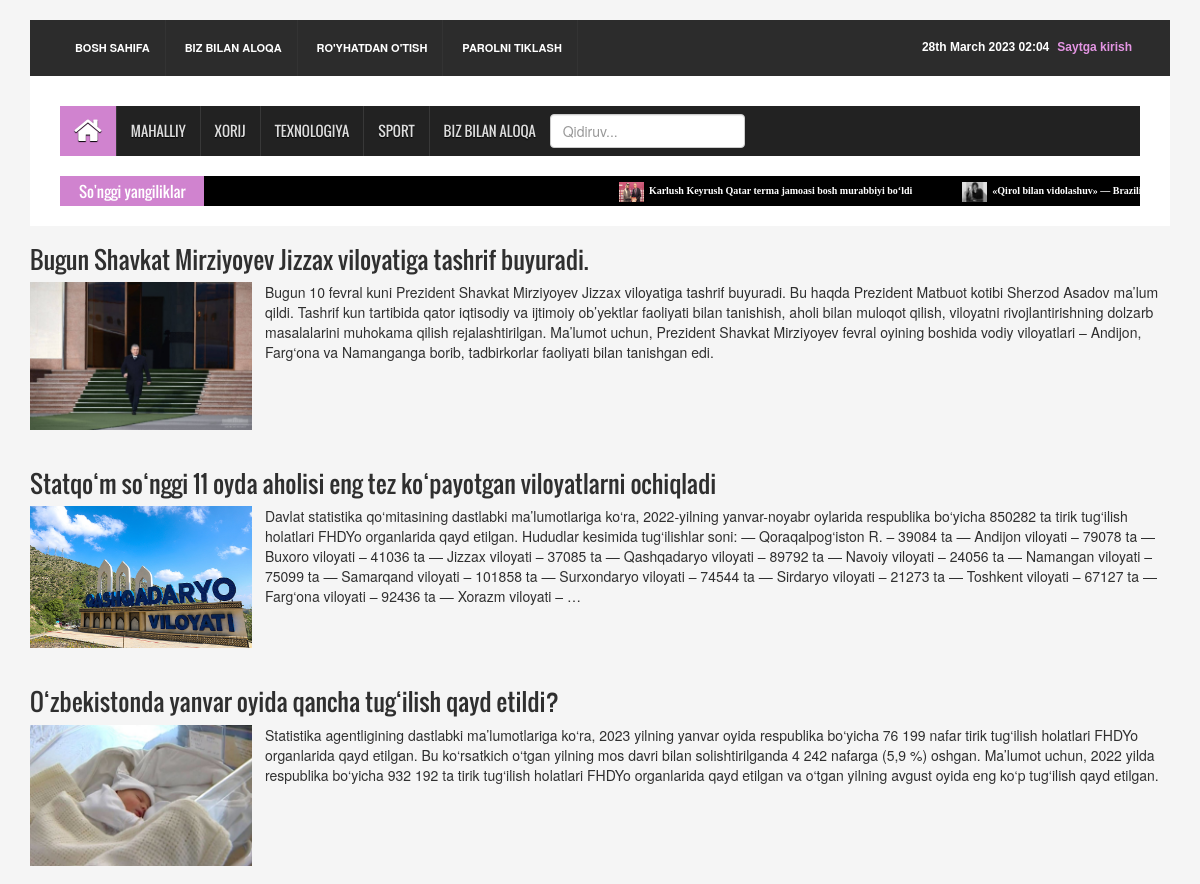
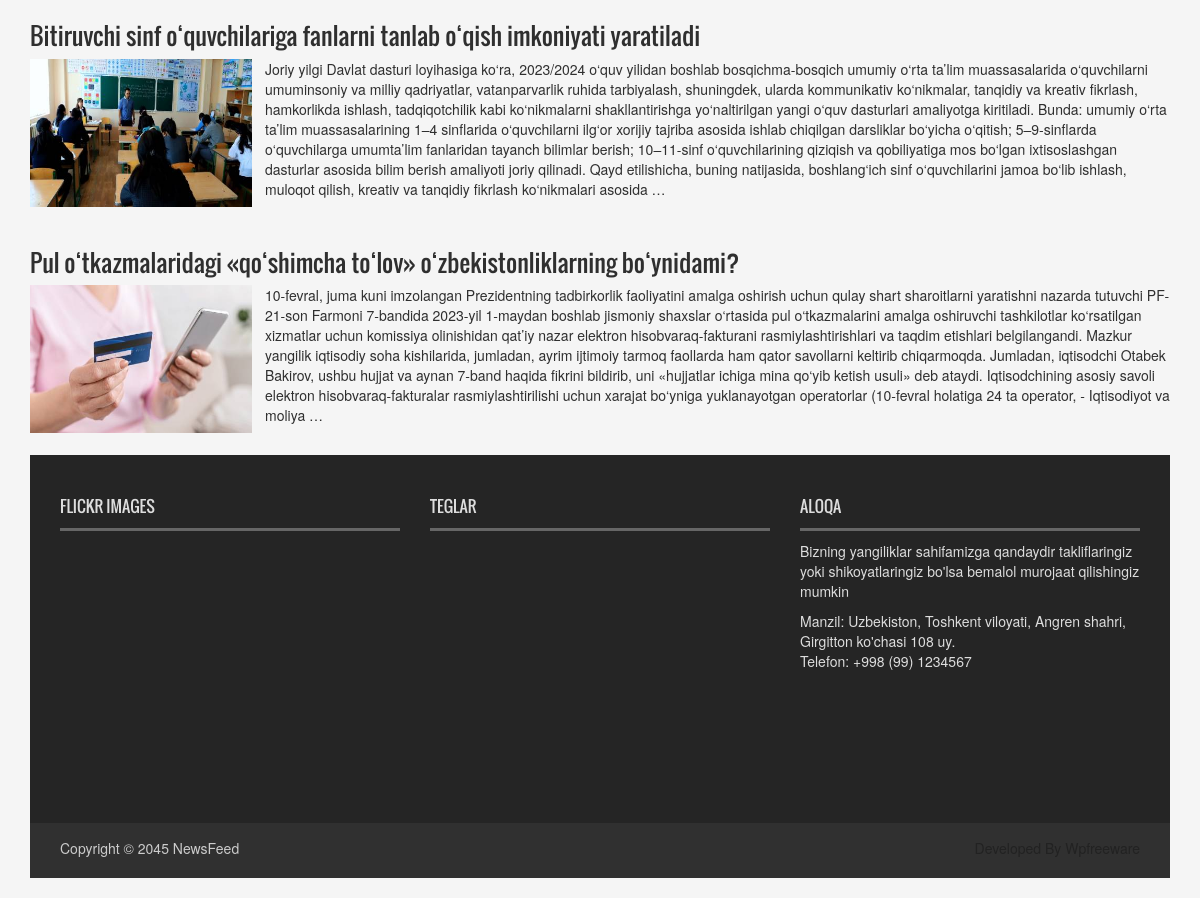
The app's page /local/ with its own data (2 pictures, top to bottom).
### news_app/models.py (models this page shows, shortened)
class News(models.Model):
    class Status(models.TextChoices):
        Draft = 'DF', 'Draft'
        Published = 'PB', 'Published'
    title = models.CharField(max_length=200)
    slug = models.SlugField(max_length=200)
    body = models.TextField()
    image = models.ImageField(upload_to='news/images')
    category = models.ForeignKey(Category, on_delete=models.CASCADE)
    publish_time = models.DateTimeField(default=timezone.now)
    created_time = models.DateTimeField(auto_now_add=True)
    updated_time = models.DateTimeField(auto_now=True)
    status = models.CharField(max_length=2, choices=Status.choices, default=Status.Draft)
    objects = models.Manager()  # default manager
    published = PublishedManager()
    class Meta:
        ordering = ['-publish_time']
    def get_absolute_url(self):
        return reverse('news_detail_page', args=[self.slug])

### news_app/views.py (the view)
# urls.py: path('local/', LocalNewsPageView.as_view(), name='local_news_page'),
class LocalNewsPageView(ListView):
    model = News
    template_name = 'news/local_news.html'
    context_object_name = 'local'
    def get_queryset(self):
        news = self.model.published.all().filter(category__name='Mahalliy')
        return news

### news_app/context_processor.py (called while the page is built)
def latest_news(request):
    latest_news = News.published.all().order_by('-publish_time')[:10]
    context = {
        'latest_news': latest_news
    }
    return context

### news_app/models.py (called while the page is built)
    def get_queryset(self):
        return super().get_queryset().filter(status=News.Status.Published)

### templates/news/local_news.html (shortened to what this page needs)
{% extends 'news/base.html' %}
{% load static %}
{% block content %}
    {% for news in local %}
        <div class="row">
            <a href="{{ news.get_absolute_url }}">
                <div class="col-sm-12">
                    <h3>{{ news.title }}</h3>
                </div>
                <div class="col-sm-6">
                    <img src="{{ news.image.url }}" alt="{{ news.title }}" style="width: 40%">
                </div>
                <div class="col-sm-6">
                    <p style="margin-left: -350px;">{{ news.body | truncatewords:100 }}</p>
                </div>
            </a>
        </div>
        <br>
    {% endfor %}
{% endblock content %}

### templates/news/base.html (shortened to what this page needs)
{% load static %}
<!DOCTYPE html>
<html>
<head>
    <link rel="stylesheet" type="text/css" href="{% static 'css/bootstrap.min.css' %}">
    <link rel="stylesheet" type="text/css" href="{% static 'css/font-awesome.min.css' %}">
    <link rel="stylesheet" type="text/css" href="{% static 'css/animate.css' %}">
    <link rel="stylesheet" type="text/css" href="{% static 'css/font.css' %}">
    <link rel="stylesheet" type="text/css" href="{% static 'css/li-scroller.css' %}">
    <link rel="stylesheet" type="text/css" href="{% static 'css/slick.css' %}">
    <link rel="stylesheet" type="text/css" href="{% static 'css/jquery.fancybox.css' %}">
    <link rel="stylesheet" type="text/css" href="{% static 'css/theme.css' %}">
    <link rel="stylesheet" type="text/css" href="{% static 'css/style.css' %}">
</head>
<body>
    <div class="container">
        <header id="header">
            <div class="row">
                <div class="col-lg-12 col-md-12 col-sm-12">
                    <div class="header_top">
                        <div class="header_top_left">
                            <ul class="top_nav">
                                <li><a href="{% url 'home_page' %}">Bosh sahifa</a></li>
                                <li><a href="{% url 'contact_page' %}">Biz bilan aloqa</a></li>
                                {% if not user.is_authenticated %}
                                <li><a href="{% url 'user_register' %}">Ro'yhatdan o'tish</a></li>
                                    <li><a href="{% url 'password_reset' %}">Parolni tiklash</a></li>
                                {% endif %}
                            </ul>
                        </div>
                        <div class="header_top_right">
                            {% if user.is_authenticated %}
                                <p><a href="{% url 'user_profile' %}" style="color: #fff">Xush kelibsiz, {{ user.username }}</a> |
                                <a href="{% url 'logout' %}" style="color: red;">Chiqib ketish</a></p>
                            {% else %}
                                <p><a href="{% url 'login' %}" style="color: #e495e3">Saytga kirish</a></p>
                                <p>{% now 'jS F Y H:i' %}</p>
                            {% endif %}
                        </div>
                    </div>
                </div>
                <div class="col-lg-12 col-md-12 col-sm-12">
                <div class="header_bottom">
                </div>
            </div>
        </div>
    </header>
    <section id="navArea">
    <nav class="navbar navbar-inverse" role="navigation">
      <div id="navbar" class="navbar-collapse collapse">
        <ul class="nav navbar-nav main_nav">
            <li class="active"><a href="{% url 'home_page' %}"><span class="fa fa-home desktop-home"></span><span class="mobile-show">Home</span></a></li>
            <li><a href="{% url 'local_news_page' %}">Mahalliy</a></li>
            <li><a href="{% url 'global_news_page' %}">Xorij</a></li>
            <li><a href="{% url 'tech_news_page' %}">Texnologiya</a></li>
            <li><a href="{% url 'sport_news_page' %}">Sport</a></li>
            <li><a href="{% url 'contact_page' %}">Biz bilan aloqa</a></li>
            <li>
                <form method="get" action="{% url 'search_result' %}" style="margin-top: 8px">
                    <input type="search" name="q" placeholder="Qidiruv..." class="form-control">
                </form>
            </li>
        </ul>
      </div>
    </nav>
  </section>
  <section id="newsSection">
    <div class="row">
      <div class="col-lg-12 col-md-12">
        <div class="latest_newsarea"> <span>So'nggi yangiliklar</span>
          <ul id="ticker01" class="news_sticker">
            {% for news in latest_news %}
            <li><a href="#"><img src="{{ news.image.url }}" alt="">{{ news.title }}</a></li>
            {% endfor %}
          </ul>
        </div>
      </div>
    </div>
    </section>
    {% block content %}
    {% endblock content %}
    <footer id="footer">
        <div class="footer_top">
        <div class="row">
            <div class="col-lg-4 col-md-4 col-sm-4">
            <div class="footer_widget wow fadeInLeftBig">
                <h2>Flickr Images</h2>
            </div>
            </div>
            <div class="col-lg-4 col-md-4 col-sm-4">
            <div class="footer_widget wow fadeInDown">
                <h2>Teglar</h2>
            </div>
            </div>
            <div class="col-lg-4 col-md-4 col-sm-4">
            <div class="footer_widget wow fadeInRightBig">
                <h2>Aloqa</h2>
                <p>Bizning yangiliklar sahifamizga qandaydir takliflaringiz yoki shikoyatlaringiz bo'lsa bemalol murojaat qilishingiz mumkin</p>
                <address>
                  Manzil: Uzbekiston, Toshkent viloyati, Angren shahri, Girgitton ko'chasi 108 uy. <br>
                  Telefon: +998 (99) 1234567
                </address>
            </div>
            </div>
        </div>
        </div>
        <div class="footer_bottom">
        <p class="copyright">Copyright &copy; 2045 <a href="index.html">NewsFeed</a></p>
        <p class="developer">Developed By Wpfreeware</p>
        </div>
    </footer>
    </div>
</body>

### static/css/li-scroller.css (style rules this page uses)
ul.newsticker { position:relative; left:750px; font:bold 10px Verdana; list-style-type:none; margin:0; padding:0 }
ul.newsticker li { float:left; margin:0; padding:0 }
ul.newsticker a { white-space:nowrap; padding:0; color:#fff; margin:0 50px 0 0 }
ul.newsticker a > img { height:20px; margin-right:5px; width:25px }

### static/css/theme.css (style rules this page uses)
.navbar-inverse .navbar-nav > .active > a, .navbar-inverse .navbar-nav > .active > a:hover, .navbar-inverse .navbar-nav > .active > a:focus { background-color:#d083cf }
.latest_newsarea span { background:none repeat scroll 0 0 #d083cf }

### static/css/style.css (style rules this page uses)
body { background:#f5f5f5 }
ul { padding:0; margin:0; list-style:none }
a { text-decoration:none; color:#2f2f2f }
h1, h2, h3, h4, h5, h6 { font-family:'Oswald',sans-serif }
h2 { line-height:23px }
img { border:none }
#header { display:inline; float:left; width:100%; margin-top:20px }
.header_top { background-color:#2c2c2c; display:inline; float:left; padding:0 30px; width:100% }
.header_top_left { float:left; display:inline; width:50% }
.top_nav { text-align:left }
.top_nav li { display:inline-block }
.top_nav li a { display:inline-block; border-right:1px solid #333; color:#fff; font-size:11px; font-weight:bold; padding:20px 15px; text-transform:uppercase; -webkit-transition:all 0.5s; -o-transition:all 0.5s; transition:all 0.5s }
.header_top_right { float:left; display:inline; width:50%; text-align:right }
.header_top_right > p { color:#fff; display:inline-block; float:right; font:bold 12px sans-serif; margin-bottom:0; padding-bottom:20px; padding-right:8px; padding-top:20px }
.header_bottom { background-color:#fff; display:inline; float:left; padding:15px 30px 15px; width:100% }
#navArea { float:left; display:inline; width:100%; padding:0 30px; background-color:#fff }
.navbar { border:medium none; border-radius:0 }
.navbar-inverse .navbar-nav > li > a { border-left:1px solid #383838; color:#ddd; font-family:'Oswald',sans-serif; display:inline-block; height:50px; line-height:50px; padding:0 14px; text-shadow:0 1px 1px #000; text-transform:uppercase; -webkit-transition:all 0.5s; -mz-transition:all 0.5s; -ms-transition:all 0.5s; -o-transition:all 0.5s; transition:all 0.5s }
.navbar-inverse .navbar-nav > li:first-child a { border:none }
.navbar-inverse .navbar-nav > .active > a, .navbar-inverse .navbar-nav > .active > a:hover, .navbar-inverse .navbar-nav > .active > a:focus { color:#fff }
.navbar-collapse { padding-left:0 }
.desktop-home { display:block; font-size:30px; margin-top:10px }
#newsSection { float:left; display:inline; width:100%; padding:0 30px; background-color:#fff; padding-bottom:20px }
.latest_newsarea { float:left; display:inline; width:100%; background-color:#000; position:relative }
.latest_newsarea span { color:#fff; font-family:Oswald,sans-serif; font-size:15px; left:0; line-height:1.8em; margin-right:20px; overflow:hidden; padding:2px 18px 1px 19px; position:absolute; z-index:15 }
#footer { display:inline; float:left; width:100%; margin-bottom:20px }
.footer_top { background-color:#252525; color:#ddd; display:inline; float:left; padding:10px 30px 48px; width:100% }
.footer_widget { display:inline; float:left; width:100%; min-height:310px }
.footer_widget > h2 { border-bottom:3px solid #666; font-family:Oswald,arial,Georgia,serif; font-size:16px; padding:10px 0; text-transform:uppercase }
.footer_bottom { float:left; display:inline; width:100%; padding:10px 30px; background-color:#303030; color:#ccc }
.copyright { float:left; width:50%; padding-top:5px; text-align:left }
.copyright a { color:#ccc }
.developer { float:right; width:50%; text-align:right; padding-top:5px; color:#222 }

### records on screen
News: image (picture), title "Karlush Keyrush Qatar terma jamoasi bosh murabbiyi bo‘ldi"
News: image (picture), title "«Qirol bilan vidolashuv» —…"
News: title "Bugun Shavkat Mirziyoyev Jizzax viloyatiga tashrif buyuradi.", image (picture), body "Bugun 10 fevral kuni Prezident Shavkat Mirziyoyev Jizzax viloyatiga tashrif buyuradi. Bu haqda Prezident Matbuot kotibi Sherzod Asadov ma’lum qildi. Tashrif kun tartibida qator iqtisodiy va ijtimoiy ob’yektlar faoliyati bilan tanishish, aholi bilan muloqot qilish, viloyatni rivojlantirishning dolzarb masalalarini muhokama qilish rejalashtirilgan. Ma’lumot uchun, Prezident Shavkat Mirziyoyev fevral oyining boshida vodiy viloyatlari – Andijon, Farg‘ona va Namanganga borib, tadbirkorlar faoliyati bilan tanishgan edi."
News: title "Statqo‘m so‘nggi 11 oyda aholisi eng tez ko‘payotgan viloyatlarni ochiqladi", image (picture), body "Davlat statistika qo‘mitasining dastlabki ma’lumotlariga ko‘ra, 2022-yilning yanvar-noyabr oylarida respublika bo‘yicha 850282 ta tirik tug‘ilish holatlari FHDYo organlarida qayd etilgan. Hududlar kesimida tug‘ilishlar soni: — Qoraqalpog‘iston R. – 39084 ta — Andijon viloyati – 79078 ta — Buxoro viloyati – 41036 ta — Jizzax viloyati – 37085 ta — Qashqadaryo viloyati – 89792 ta — Navoiy viloyati – 24056 ta — Namangan viloyati – 75099 ta — Samarqand viloyati – 101858 ta — Surxondaryo viloyati – 74544 ta — Sirdaryo viloyati – 21273 ta — Toshkent viloyati – 67127 ta — Farg‘ona viloyati – 92436 ta — Xorazm viloyati – …"
News: title "O‘zbekistonda yanvar oyida qancha tug‘ilish qayd etildi?", image (picture), body "Statistika agentligining dastlabki ma’lumotlariga ko‘ra, 2023 yilning yanvar oyida respublika bo‘yicha 76 199 nafar tirik tug‘ilish holatlari FHDYo organlarida qayd etilgan. Bu ko‘rsatkich o‘tgan yilning mos davri bilan solishtirilganda 4 242 nafarga (5,9 %) oshgan. Ma’lumot uchun, 2022 yilda respublika bo‘yicha 932 192 ta tirik tug‘ilish holatlari FHDYo organlarida qayd etilgan va o‘tgan yilning avgust oyida eng ko‘p tug‘ilish qayd etilgan."
News: title "Bitiruvchi sinf o‘quvchilariga fanlarni tanlab o‘qish imkoniyati yaratiladi", image (picture), body "Joriy yilgi Davlat dasturi loyihasiga ko‘ra, 2023/2024 o‘quv yilidan boshlab bosqichma-bosqich umumiy o‘rta ta’lim muassasalarida o‘quvchilarni umuminsoniy va milliy qadriyatlar, vatanparvarlik ruhida tarbiyalash, shuningdek, ularda kommunikativ ko‘nikmalar, tanqidiy va kreativ fikrlash, hamkorlikda ishlash, tadqiqotchilik kabi ko‘nikmalarni shakllantirishga yo‘naltirilgan yangi o‘quv dasturlari amaliyotga kiritiladi. Bunda: umumiy o‘rta ta’lim muassasalarining 1–4 sinflarida o‘quvchilarni ilg‘or xorijiy tajriba asosida ishlab chiqilgan darsliklar bo‘yicha o‘qitish; 5–9-sinflarda o‘quvchilarga umumta’lim fanlaridan tayanch bilimlar berish; 10–11-sinf o‘quvchilarining qiziqish va…"
News: title "Pul o‘tkazmalaridagi «qo‘shimcha to‘lov» o‘zbekistonliklarning bo‘ynidami?", image (picture), body "10-fevral, juma kuni imzolangan Prezidentning tadbirkorlik faoliyatini amalga oshirish uchun qulay shart sharoitlarni yaratishni nazarda tutuvchi PF-21-son Farmoni 7-bandida 2023-yil 1-maydan boshlab jismoniy shaxslar o‘rtasida pul o‘tkazmalarini amalga oshiruvchi tashkilotlar ko‘rsatilgan xizmatlar uchun komissiya olinishidan qat’iy nazar elektron hisobvaraq-fakturani rasmiylashtirishlari va taqdim etishlari belgilangandi. Mazkur yangilik iqtisodiy soha kishilarida, jumladan, ayrim ijtimoiy tarmoq faollarda ham qator savollarni keltirib chiqarmoqda. Jumladan, iqtisodchi Otabek Bakirov, ushbu hujjat va aynan 7-band haqida fikrini bildirib, uni «hujjatlar ichiga mina qo‘yib ketish usuli» deb…"
